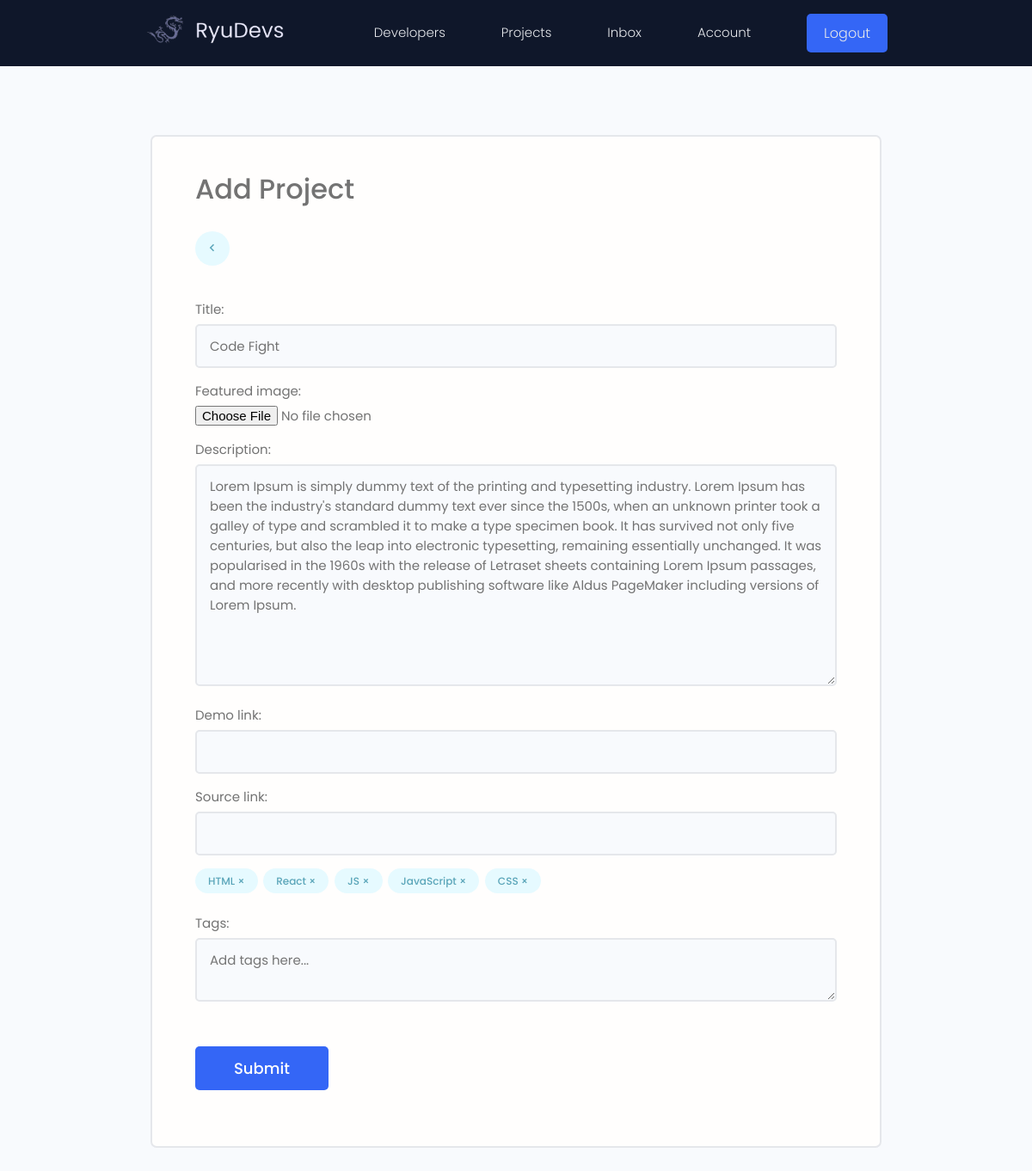
Screenshot of /projects/update-project/c903deea-f743-4365-bbc7-c24af327e3b1/ (signed in) with the database file from the repository.
### projects/models.py (models this page shows, shortened)
class Project(models.Model):
    owner = models.ForeignKey(Profile, null=True, blank=True, on_delete=models.CASCADE)
    title = models.CharField(max_length=200)
    description = models.TextField(null=True, blank=True)
    featured_image = models.ImageField(null=True, blank=True, upload_to='projects/', default='projects/default.jpg')
    demo_link = models.CharField(max_length=2000, null=True, blank=True)
    source_link = models.CharField(max_length=2000, null=True, blank=True)
    tags = models.ManyToManyField('Tag', blank=True)
    vote_total = models.IntegerField(default=0, null=True, blank=True)
    vote_ratio = models.IntegerField(default=0, null=True, blank=True)
    created = models.DateTimeField(auto_now_add=True)
    id = models.UUIDField(default=uuid.uuid4, unique=True, primary_key=True, editable=False)
    class Meta:
        ordering = ['-vote_ratio', '-vote_total', 'title']

class Tag(models.Model):
    name = models.CharField(max_length=200)
    created = models.DateTimeField(auto_now_add=True)
    id = models.UUIDField(default=uuid.uuid4, unique=True, primary_key=True, editable=False)

### projects/views.py (the view, shortened to what this page needs)
# urls.py: path('update-project/<str:pk>/', views.updateProject, name='update-project'),
@login_required(login_url="login")
def updateProject(request, pk):
    profile = request.user.profile
    project = profile.project_set.get(id=pk)
    form = ProjectForm(instance=project)
    context = {'form': form, 'project': project}
    return render(request, 'projects/project_form.html', context)

### projects/forms.py
class ProjectForm(ModelForm):
    class Meta:
        model = Project
        fields = ['title', 'featured_image', 'description',
                    'demo_link', 'source_link']
        widgets = {
            'tags': forms.CheckboxSelectMultiple,
        }
    def __init__(self, *args, **kwargs):
        super(ProjectForm, self).__init__(*args, **kwargs)
        for name, field in self.fields.items():
            field.widget.attrs.update({'class':'input'})

### projects/templates/projects/project_form.html (shortened to what this page needs)
{% extends 'main.html' %}
{% block content %}
<main class="formPage my-xl">
    <div class="content-box">
        <div class="formWrapper">
            <h3>Add Project</h3>
            <br>
            <a class="backButton" href="{% url 'account' %}"><i class='bx bx-chevron-left'></i></a>
            <br>
            <form class="form" method="POST" enctype="multipart/form-data">
                {% for field in form %}
                <div class="form__field">
                    <label for="formInput#text">{{field.label}}:</label>
                    {{field}}
                </div>
                {% endfor %}
                <div class="form__field">
                    {% for tag in project.tags.all %}
                        <div class="project-tag tag tag--pill tag--main" data-tag="{{tag.id}}" data-project="{{project.id}}">{{tag.name}} &#215;</div>
                    {% endfor %}
                </div>
                <div class="form__field">
                    <label for="formInput#text">Tags:</label>
                    <textarea class="input" name="newtags" placeholder="Add tags here..."></textarea>
                </div>
                <input class="btn btn--sub btn--lg  my-md" type="submit" value="Submit" />
            </form>
        </div>
    </div>
</main>
{% endblock content %}

### static/styles/app.css (style rules this page uses)
:root { --color-sub: #0f172a; }
.btn--sub { background-color: var(--color-btn); }
.content-box { width: 95%; max-width: 85rem; margin: 0 auto; }
.backButton { background: var(--color-main-light); color: var(--color-main); width: 4rem; height: 4rem; display: flex; align-items: center; justify-content: center; border-radius: 50%; }
.backButton i { font-size: 1.8rem; }
.formPage .formWrapper { list-style: none; background: var(--color-white); padding: 3.5rem 5rem; border: 2px solid var(--color-light); border-radius: 0.7rem; }

### static/uikit/styles/modules/_variables.css (style rules this page uses)
:root { --color-main: #5aa5b9; --color-main-light: #e6faff; --color-sub: #0f172a; --color-sub-light: #51546e; --color-btn: #3466f6; --color-sub-lighter: #ededfd; --color-text: #737373; --color-gray: #8b8b8b; --color-light: #e5e7eb; --color-light-gray: #767676; --color-bg: #f8fafd; --color-white: #fffefd; --color-white-light: #f3f3f3; --color-success: #359e64; --color-success-bg: #def8e8; --color-error: #fc4b0b; --color-error-bg: #fff2ee; --font-base: 'Poppins', arial, helvetica, 'Segoe UI', roboto, ubuntu, sans-serif; --font-monospace: 'Fira Code', 'Courier New', courier, monospace; --font-regular: 300; --font-medium: 500; --font-bold: 700; --generic-shadow: 1px 1px 5px #00000010; --generic-transition: all 0.3s ease-in-out; }

### static/uikit/styles/modules/_base.css (style rules this page uses)
* { margin: 0; padding: 0; box-sizing: border-box; text-rendering: optimizeLegibility; color: inherit; font-size: inherit; }
html { font-size: 50%; }
@media only screen and (min-width: 480px) { html { font-size: 56.25%; } }
@media only screen and (min-width: 1200px) { html { font-size: 62.5%; } }
body { line-height: 1.6; font-weight: 400; font-size: 1.5rem; color: var(--color-text); background-color: var(--color-bg); min-height: 100vh; }

### static/uikit/styles/modules/_typography.css (style rules this page uses)
* { font-family: var(--font-base); }
h3 { font-size: 3.2rem; font-weight: var(--font-medium); }
a { padding-bottom: 2px; text-decoration: none; display: inline-block; color: var(--color-btn); font-weight: var(--font-medium); }

### static/uikit/styles/modules/_utilities.css (style rules this page uses)
.my-md { margin: 3rem auto; }
.my-xl { margin: 8rem auto; }

### static/uikit/styles/modules/_button.css (style rules this page uses)
.btn { display: inline-block; position: relative; cursor: pointer; background-color: var(--color-light); font-weight: var(--font-medium); color: var(--color-sub); text-decoration: none; padding: 1rem 2rem; border-radius: 0.5rem; border: none; width: -webkit-fit-content; width: -moz-fit-content; width: fit-content; height: -webkit-fit-content; height: -moz-fit-content; height: fit-content; font-size: 1.6rem; outline-width: 0; outline-color: transparent; -webkit-backface-visibility: hidden; backface-visibility: hidden; transition: all 0.3s ease-in-out; }
.btn--sub { background-color: var(--color-sub); color: var(--color-white); }
.btn--lg { font-size: 1.8rem; padding: 1.2rem 4.5rem; }

### static/uikit/styles/modules/_form.css (style rules this page uses)
.form { display: block; }
.form__field { margin-top: 1.5rem; margin-bottom: 1.5rem; }
.form__label, .form__field > label { display: block; margin-bottom: 0.5rem; color: var(--color-text); }
input.input[type='text'], input.input[type='email'], input.input[type='password'], input.input[type='number'], textarea.input { min-width: 24rem; width: 100%; padding: 1.2rem 1.5rem; border-radius: 0.5rem; border: 2px solid var(--color-light); transition: all 0.3s ease-in-out; background-color: var(--color-bg); }

### static/uikit/styles/modules/_tag.css (style rules this page uses)
.tag { display: inline-flex; align-items: center; background-color: var(--color-sub); height: -webkit-fit-content; height: -moz-fit-content; height: fit-content; width: -webkit-fit-content; width: -moz-fit-content; width: fit-content; border-radius: 0.5rem; padding: 0.5rem 1.5rem; font-size: 1.2rem; cursor: pointer; }
.tag:not(:last-child) { margin-right: 0.25rem; margin-bottom: 0.75rem; }
.tag--pill { border-radius: 5rem; }
.tag--main, .tag--main > small { background: var(--color-main-light); color: var(--color-main); font-weight: 500; }

### rows the page displays
Project: form "Code Fight" "Lorem Ipsum is simply dummy text of the printing and typesetting industry. Lorem Ipsum has been the industry's standard dummy text ever since the 1500s, when an unknown printer took a galley of type and scrambled it to make a type specimen book. It has survived not only five centuries, but also the leap into electronic typesetting, remaining essentially unchanged. It was popularised in the 1960s with the release of Letraset sheets containing Lorem Ipsum passages, and more recently with desktop publishing software like Aldus PageMaker including versions of Lorem Ipsum."
Tag: name "HTML"
Tag: name "React"
Tag: name "JS"
Tag: name "JavaScript"
Tag: name "CSS"

### other values shown
{{ field.label }} "Title" "Featured image" "Description" "Demo link" "Source link"
